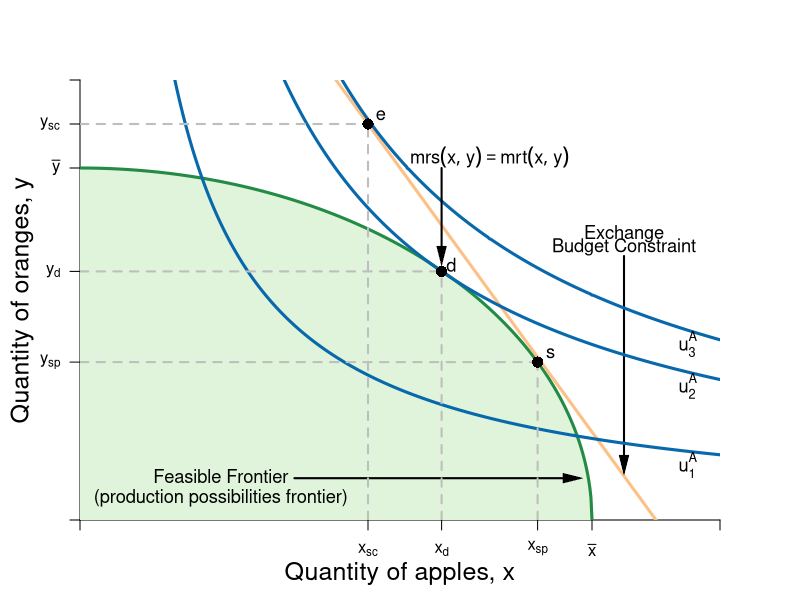

This figure's R source:
#Graph Designer: Simon Halliday
#Authors: Bowles, Foley and Halliday
#Title: Coordination, Conflict and Competition: A Text in Microeconomics

require(shape)
pdf(file = "specprodexch/ppf_dos.pdf", width = 8, height = 8)

#Set parameters for graphics
axislabelsize <- 1.5
labelsize <- 1.1
graphlinewidth <- 3
segmentlinewidth <- 2

COL <- c("#7fc97f", "#beaed4", "#fdc086", "#ffff99", "#386cb0", "#f0027f", "#bf5b17", "#666666")
COLA <- c("#e0f3db", "#99d8c9","#66c2a4","#41ae76", "#238b45", "#005824")
COLB <- c("#4eb3d3", "#2b8cbe", "#0868ac","#084081")

#Edited the margins to cater for the larger LHS labels
par(mar =  c(4, 4, 4, 4))

#Change this to make it log of l 

# ppf <- function(l, k = 0.5) {
#   k * (1/l)
# }

ppf <- function(x, k = 0.1, maxy = 8, alpha = 2) {
  maxy - k*x^alpha 
}

ppf2 <- function(x, yint = 64){
  sqrt(yint - (x)^2)
}

uFn <- function(x, y, alpha = 0.5){
  (x^alpha)*(y^(1-alpha))
}

bcA <- function(x, w = 8, p = 2) {
  w - p*x
}


xlims <- c(0, 10)
ylims <- c(0, 10)

npts <- 501 
x <- seq(xlims[1], xlims[2], length.out = npts)
y <- seq(ylims[1], ylims[2], length.out = npts) 
a <- c(3.85, 5.65, 6.4)

plot(0, 0, xlim = xlims, ylim = ylims, type = "n",
     xlab = expression(paste("")),
     ylab = expression(paste("")), 
     xaxt = "n", 
     yaxt = "n", 
     cex.lab = axislabelsize, 
     bty = "n", 
     xaxs="i", 
     yaxs="i"
)


# ticksy <- seq(from = 0, to = ylims[2], by = 1)
# ylabels <- seq(from = 0, to = ylims[2], by = 1)
# ticksx <- seq(from = 0, to = xlims[2], by = 1)
# xlabels <- seq(from = 0, to = xlims[2], by = 1)
ticksy <- c(ylims[1], bcA(x = 4.5, w = 18, p = 2), 5.65, ppf2(x = 7.15), 8, ylims[2])
ylabels <- c(NA, expression(paste(y[sc])), expression(paste(y[d])), expression(paste(y[sp])), expression(paste(bar(y))), NA)
ticksx <- c(xlims[1], 4.5, 5.65, 7.15, 8, xlims[2])
xlabels <- c(NA, expression(paste(x[sc])), expression(paste(x[d])), expression(paste(x[sp])), expression(paste(bar(x))), NA)


axis(1, at = ticksx, pos = 0, labels = xlabels)
axis(2, at = ticksy, pos = 0, labels = ylabels, las = 1)

npts <- 500 
xx1 <- seq(xlims[1], xlims[2], length.out = npts)
xx2 <- seq(0, 8, length.out = npts)
xx3 <- seq(xlims[1], 0, length.out = npts)
xx4 <- seq(-11, 0, length.out = npts)

#Draw the polygon for shading the feasible set
xpoly1 <- seq(from = xlims[1], to = 8, length.out = 500)
ypoly1 <- ppf2(xpoly1, yint = 64)
polygon(x = c(xpoly1, rev(xpoly1[1])), y = c(ypoly1, rev(ypoly1)[1]), col=COLA[1], density=NULL, border = NA)


#Draw the graphs
#lines(xx1, ppf(xx1, k = 0.1, maxy = 8, alpha = 2), col = COLA[5], lwd = graphlinewidth)
lines(xx2, ppf2(xx2, yint = 64), col = COLA[5], lwd = graphlinewidth)
lines(xx1, bcA(xx1, w = 18, p = 2), col = COL[3], lwd = graphlinewidth)

#Label the feasible frontier
text(2.2, 1, expression("Feasible Frontier"), cex = labelsize)
text(2.2, 0.5, expression("(production possibilities frontier)"), cex = labelsize)
Arrows(3.35, 0.95, 7.7, 0.95, col = "black", lty = 1, lwd = 2, arr.type = "triangle", arr.lwd = 0.5)

#Label the exchange constraint
text(8.5, 6.5, expression("Exchange"), cex = labelsize)
text(8.5, 6.2, expression("Budget Constraint"), cex = labelsize)
Arrows(8.5, 6, 8.5, 1.25, col = "black", lty = 1, lwd = 2, arr.type = "triangle", arr.lwd = 0.5)


contour(x, y, 
        outer(x, y, uFn),
        drawlabels = FALSE,
        col = COLB[3],
        lwd = graphlinewidth,
        levels = a, 
        xaxs="i", 
        yaxs="i", 
        add = TRUE)

#Axis labels
mtext(expression(paste("Quantity of apples, ", x)), side = 1, line = 2.5, cex = axislabelsize)
text(-0.9, 5, expression(paste("Quantity of oranges, ", y)), xpd = TRUE, cex = axislabelsize, srt = 90) 

#Annotate max u point on feasibility frontier
text(5.8, 5.8, expression(paste(d)), cex = labelsize)
segments(0, 5.65, 5.65, 5.65, lty = 2, col = "gray", lwd = segmentlinewidth)
segments(5.65, 0, 5.65, 5.65, lty = 2, col = "gray", lwd = segmentlinewidth)
points(5.65, 5.65, pch = 16, col = "black", cex = 1.5)

#Point of tangency between exchange budget and ppf
text(7.35, ppf2(x = 7.15) +.2, expression(s), cex = labelsize)
segments(0, ppf2(x = 7.15), 7.15, ppf2(x = 7.15), lty = 2, col = "gray", lwd = segmentlinewidth)
segments(7.15, 0, 7.15, ppf2(x = 7.15), lty = 2, col = "gray", lwd = segmentlinewidth)
points(7.15, ppf2(x = 7.15), pch = 16, col = "black", cex = 1.5)

#Point of tangency between exchange budget and indiff curve 3
text(4.7, bcA(x = 4.5, w = 18, p = 2) +.2, expression(e), cex = labelsize)
segments(0, bcA(x = 4.5, w = 18, p = 2), 4.5, bcA(x = 4.5, w = 18, p = 2), lty = 2, col = "gray", lwd = segmentlinewidth)
segments(4.5, 0, 4.5, bcA(x = 4.5, w = 18, p = 2), lty = 2, col = "gray", lwd = segmentlinewidth)
points(4.5, bcA(x = 4.5, w = 18, p = 2), pch = 16, col = "black", cex = 1.5)


#Add mrs = mrt at i
text(6.4, 8.25, expression(paste(mrs(x,y) == mrt(x,y))), cex = labelsize)
Arrows(5.65, 8, 5.65, 6, col = "black", lty = 1, lwd = 2, arr.type = "triangle", arr.lwd = 0.5)

#Label the indifference curves
text(9.5, 1.25, expression(u[1]^A), cex = labelsize)
text(9.5, 3.05, expression(u[2]^A), cex = labelsize)
text(9.5, 4, expression(u[3]^A), cex = labelsize)

dev.off()
